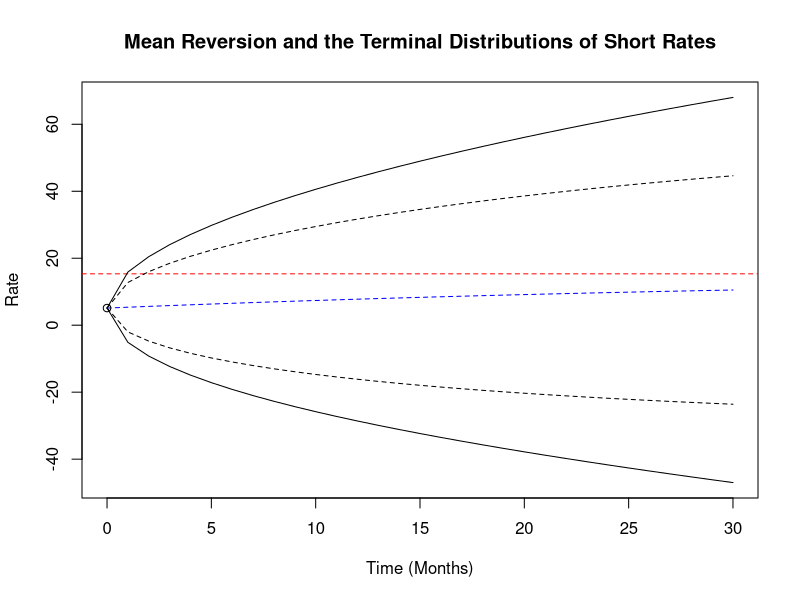
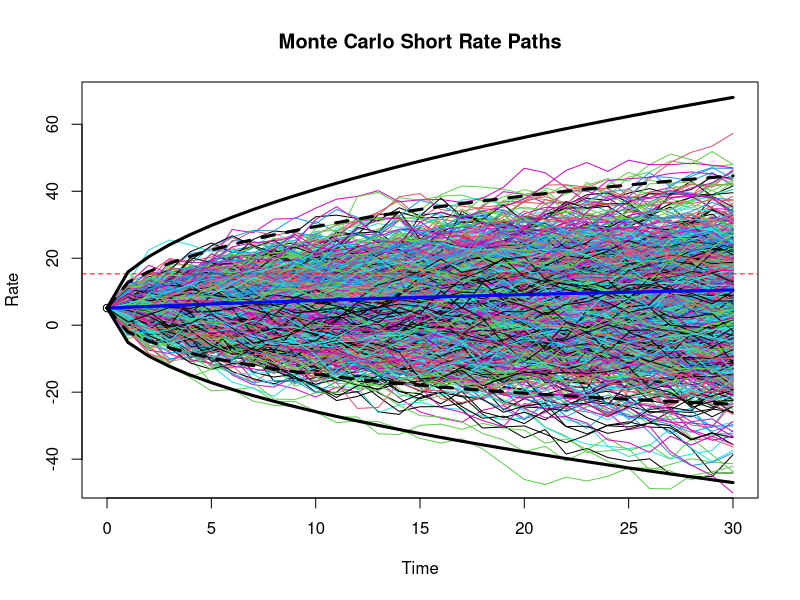

Recreate these plots in R, in order.
## ---- chunk 1
knitr::opts_chunk$set(echo = TRUE)
## ---- chunk 2
r0.1<-5.121 ##r0=given
rinf.1<-6.179 ##  rinfinity=given
lambda.1<-0.229 ##lambda=give
k.1<-0.025  ##kappa = given (mean reversion speed)
sigma.1<-126/12  ##sigma per period
vol.1<-0.0126*(sqrt(1/12))*100  ##volatility per period
theta<-rinf.1+(lambda.1/k.1)  ##theta=rinf+lambda/k

steps1=30    ##number of periods
vasicektree1<-matrix(0,steps1+1,steps1+1)  ##matrix to save the interest rates in
vasicektree1[1,1]<-r0.1  ##r0
vasicektree1[1,2]<-r0.1+k.1*(theta-r0.1)/12+vol.1  ##first period up value
vasicektree1[2,2]<-r0.1+k.1*(theta-r0.1)/12-vol.1  ##first period down value

middleexpec<-r0.1+k.1*(theta-r0.1)/12  ##expected value after first time step

vasicektree1[2,3]<-middleexpec+k.1*(theta-middleexpec)/12  ##expected value after second time step (recombined rate for period 2)

secmiddleup<-vasicektree1[1,2]+k.1*(theta-vasicektree1[1,2])/12   ##expected rate after second step for up value
secmiddledown<-vasicektree1[2,2]+k.1*(theta-vasicektree1[2,2])/12   ##expected rate after second step for down value

##Calulation of probability and r(uu) and r(dd) using quadratic equation factorisation:
##Using factorisation: delta=b^2-4ac && values=(-b+/-Sqrt(delta))/2a
aup<-secmiddleup-vasicektree1[2,3]
bup<-((vasicektree1[2,3]-secmiddleup)^2)-(2*(secmiddleup^2))+(2*secmiddleup*vasicektree1[2,3]-(vol.1^2))
cup<-((secmiddleup-vasicektree1[2,3])*((secmiddleup)^2))-(((vasicektree1[2,3]-secmiddleup)^2)*secmiddleup)+(vasicektree1[2,3]*(vol.1^2))
deltaup<-(bup^2)-(4*aup*cup)
##For Up value taking the maximum
irup<-max((-bup+sqrt(deltaup))/(2*aup),(-bup-sqrt(deltaup))/(2*aup))
vasicektree1[1,3]<-irup

adown<-vasicektree1[2,3]-secmiddledown
bdown<-(vol.1^2)-((vasicektree1[2,3]-secmiddledown)^2)-(2*vasicektree1[2,3]*secmiddledown)+(2*(secmiddledown^2))
cdown<-(secmiddledown*((vasicektree1[2,3]-secmiddledown)^2))+((secmiddledown^2)*(vasicektree1[2,3]-secmiddledown))-(vasicektree1[2,3]*(vol.1^2))
deltadown<-(bdown^2)-(4*adown*cdown)
##For Up value taking the minimum
irdown<-min((-bdown+sqrt(deltadown))/(2*adown),(-bdown-sqrt(deltadown))/(2*adown))
vasicektree1[3,3]<-irdown

for (i in 4:(steps1+1)){ 
  currentrow1=1
  if((i %% 2)==0){ # for even columns
    for(j in 2:(i-2)){ 
      ##rates using 50% probabilities to find the center of tree
      vasicektree1[j,i]=vasicektree1[j,i-1]+k.1*(theta-vasicektree1[j,i-1])/12+(vol.1)   
      vasicektree1[j+1,i]=vasicektree1[j,i-1]+k.1*(theta-vasicektree1[j,i-1])/12-(vol.1) 
    }
    for(m in seq(1,i,(i-1))){
      middleup=vasicektree1[1,(i-1)]+k.1*(theta-vasicektree1[1,(i-1)])/12   ##expected rate after prev step for up value
      ##Solving the quadratic equation:
      aupl = middleup - vasicektree1[2,i]
      bupl = ((vasicektree1[2,i]-middleup)^2)-(2*(middleup^2))+(2*middleup*vasicektree1[2,i]-(vol.1^2))
      cupl = ((middleup-vasicektree1[2,i])*((middleup)^2))-(((vasicektree1[2,i]-middleup)^2)*middleup)+(vasicektree1[2,i]*(vol.1^2))
      deltaupl = (bupl^2)-(4*aupl*cupl)
      irupl = max((-bupl+sqrt(deltaupl))/(2*aupl),(-bupl-sqrt(deltaupl))/(2*aupl))

      middledown=vasicektree1[(i-1),(i-1)]+k.1*(theta-vasicektree1[(i-1),(i-1)])/12   ##expected rate after prev step for down value
      ##Solving the quadratic equation:
      adownl = vasicektree1[(i-1),i]-middledown
      bdownl = (vol.1^2)-((vasicektree1[(i-1),i]-middledown)^2)-(2*vasicektree1[(i-1),i]*middledown)+(2*(middledown^2))
      cdownl = (middledown*((vasicektree1[(i-1),i]-middledown)^2))+((middledown^2)*(vasicektree1[(i-1),i]-middledown))-(vasicektree1[(i-1),i]*(vol.1^2))
      deltadownl = (bdownl^2)-(4*adownl*cdownl)
      irdownl = min((-bdownl+sqrt(deltadownl))/(2*adownl),(-bdownl-sqrt(deltadownl))/(2*adownl))
      ##rates using the new probabilities
      vasicektree1[1,i]=irupl
      vasicektree1[i,i]=irdownl
    }
    
  } else { #odd columns
    for (n in 2:(i-1)){ 
      middleexpec = vasicektree1[(n-1),(i-2)]+k.1*(theta-vasicektree1[(n-1),(i-2)])/12  ##expected value after first time step
      vasicektree1[n,i]=middleexpec+k.1*(theta-middleexpec)/12  ##expected value after second time step (recombined rate for period n+1)
    }
    for(w in seq(1,i,(i-1))){
      
      middleup=vasicektree1[1,(i-1)]+k.1*(theta-vasicektree1[1,(i-1)])/12   ##expected rate after prev step for up value
      ##Solving the quadratic equation:
      aupl = middleup - vasicektree1[2,i]
      bupl = ((vasicektree1[2,i]-middleup)^2)-(2*(middleup^2))+(2*middleup*vasicektree1[2,i]-(vol.1^2))
      cupl = ((middleup-vasicektree1[2,i])*((middleup)^2))-(((vasicektree1[2,i]-middleup)^2)*middleup)+(vasicektree1[2,i]*(vol.1^2))
      deltaupl = (bupl^2)-(4*aupl*cupl)
      irupl = max((-bupl+sqrt(deltaupl))/(2*aupl),(-bupl-sqrt(deltaupl))/(2*aupl))
      
      middledown=vasicektree1[(i-1),(i-1)]+k.1*(theta-vasicektree1[(i-1),(i-1)])/12   ##expected rate after prev step for down value
      ##Solving the quadratic equation:
      adownl = vasicektree1[(i-1),i]-middledown
      bdownl = (vol.1^2)-((vasicektree1[(i-1),i]-middledown)^2)-(2*vasicektree1[(i-1),i]*middledown)+(2*(middledown^2))
      cdownl = (middledown*((vasicektree1[(i-1),i]-middledown)^2))+((middledown^2)*(vasicektree1[(i-1),i]-middledown))-(vasicektree1[(i-1),i]*(vol.1^2))
      deltadownl = (bdownl^2)-(4*adownl*cdownl)
      irdownl = min((-bdownl+sqrt(deltadownl))/(2*adownl),(-bdownl-sqrt(deltadownl))/(2*adownl))
      ##rates using the new probabilities
      vasicektree1[1,i]=irupl
      vasicektree1[i,i]=irdownl
    }
    
  }
  vasicektree1
}

write.csv(vasicektree1,file="Vasicek Tree.csv")  ##saving the matrix as CSV file

head(vasicektree1)
## ---- chunk 3
##Timeline for plotting chart
timeline<-seq(0,30,1)  

expectedrate<- r0.1*exp(-k.1*timeline)+(theta)*(1-exp(-k.1*timeline))  ##Expected Rate line

stddevwithmr<-sqrt( sigma.1^2/(2*k.1)*(1-exp(-k.1*timeline))) ##Standard Deviation with mean reversion
stddevwithoutmr<-sigma.1*sqrt(timeline)  ##Standard deviation without mean reversion

## Plot of Expected rate
matplot(timeline,expectedrate,type="l",lty=2,main="Mean Reversion and the Terminal Distributions of Short Rates",ylab="Rate",xlab="Time (Months)",col="blue", ylim=range(expectedrate+1*stddevwithoutmr,expectedrate-1*stddevwithoutmr))
##Plotting Theta
abline(h=theta,col="red",lty=2)
##Plotting the standard deviations
lines(timeline,expectedrate+1*stddevwithmr,lty=2)
lines(timeline,expectedrate-1*stddevwithmr,lty=2)
lines(timeline,expectedrate+1*stddevwithoutmr,lty=1)
lines(timeline,expectedrate-1*stddevwithoutmr,lty=1)
##Plotting the starting Point
points(0,r0.1)
## ---- chunk 4
##Function for Monte Carlo

vasicekshoortrateMC<-function(r0,rinf,lambda,k,sigma,n,dt,N){
  theta= rinf+(lambda/k) #theta calculation
  sigma=sigma/12 #sigma per month
  
  r=matrix(0,n+1,N)
  r[1,]=r0
  for(j in 1:N){
    for (i in 2:(n+1)){
    dr=k*(theta-r[i-1,j])*dt+sigma*sqrt(dt)*rnorm(1,0,1)
    r[i,j] = r[i-1,j]+dr
    }
  }  
return(r)
}

MCsimulation<-vasicekshoortrateMC(5.121,6.179,0.229,0.025,126,30,1/12,1000)

##Plotting the paths with standard deviations
matplot(timeline, MCsimulation[,1:1000], type="l", lty=1, main="Monte Carlo Short Rate Paths", ylab="Rate",xlab="Time",ylim=range(expectedrate+1*stddevwithoutmr,expectedrate-1*stddevwithoutmr)) 
##Plotting theta
abline(h=theta, col="red", lty=2)
##Plotting standard deviations
lines(timeline, expectedrate, lty=1,lwd=3,col="blue") 
lines(timeline, expectedrate + 1*stddevwithmr, lty=2, lwd=3) 
lines(timeline, expectedrate - 1*stddevwithmr, lty=2, lwd=3) 
lines(timeline, expectedrate + 1*stddevwithoutmr, lty=1, lwd=3) 
lines(timeline, expectedrate - 1*stddevwithoutmr, lty=1, lwd=3) 
##Plotting starting point
points(0,r0.1)
